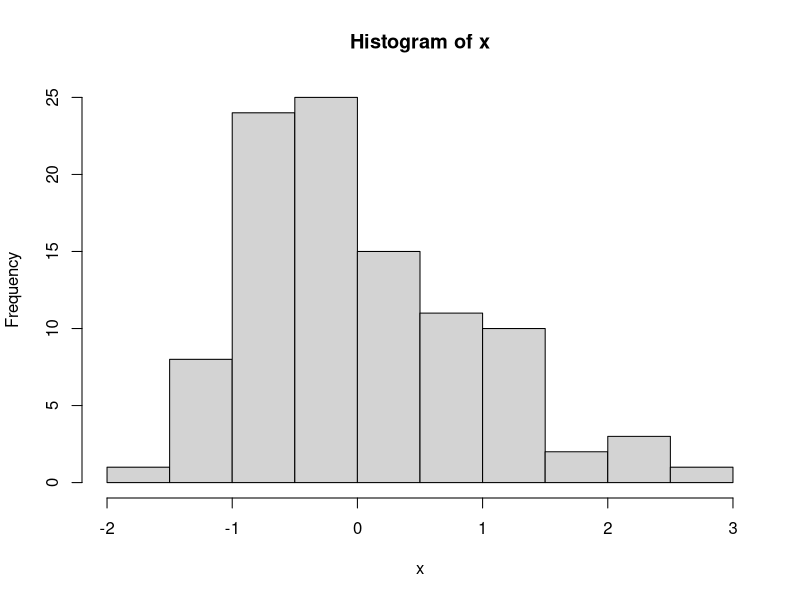
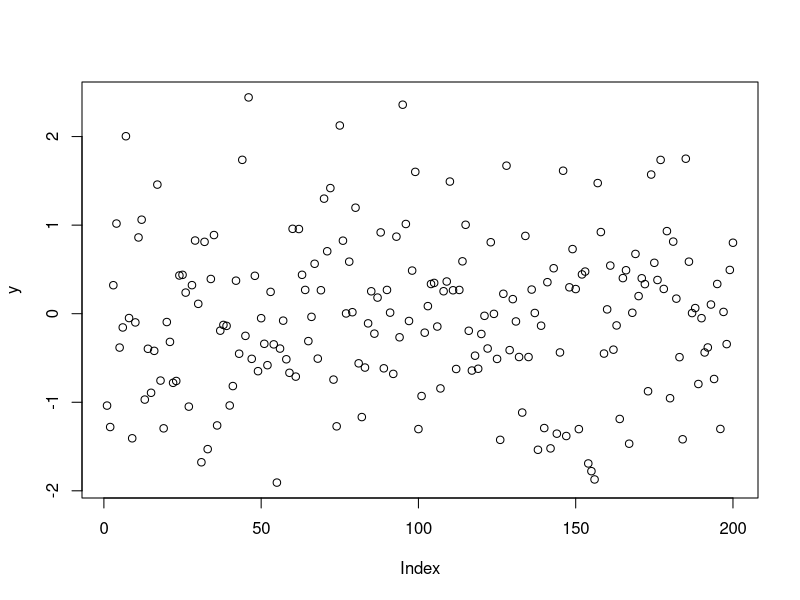

R code for these plots, in order:
## ---- chunk 1
# This is R code
x <- rnorm(100)
hist(x)
y <- rnorm(200)
plot(y)
